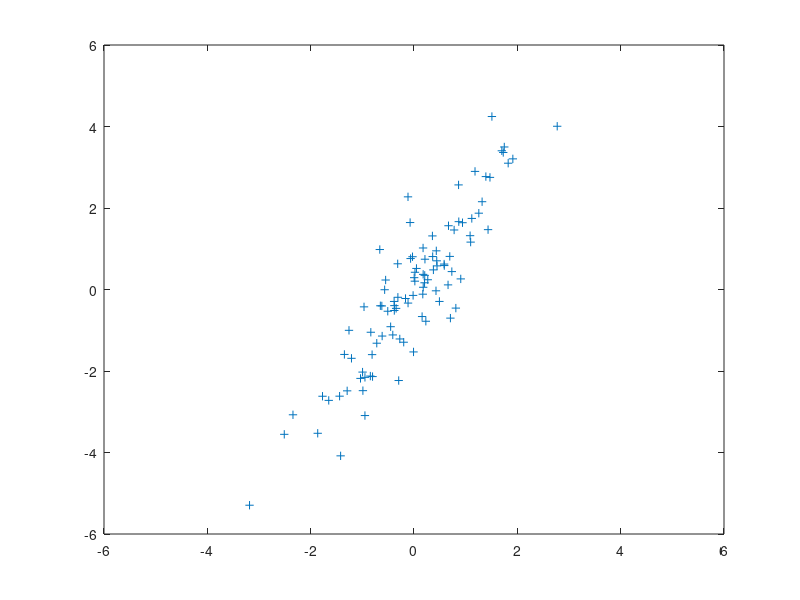
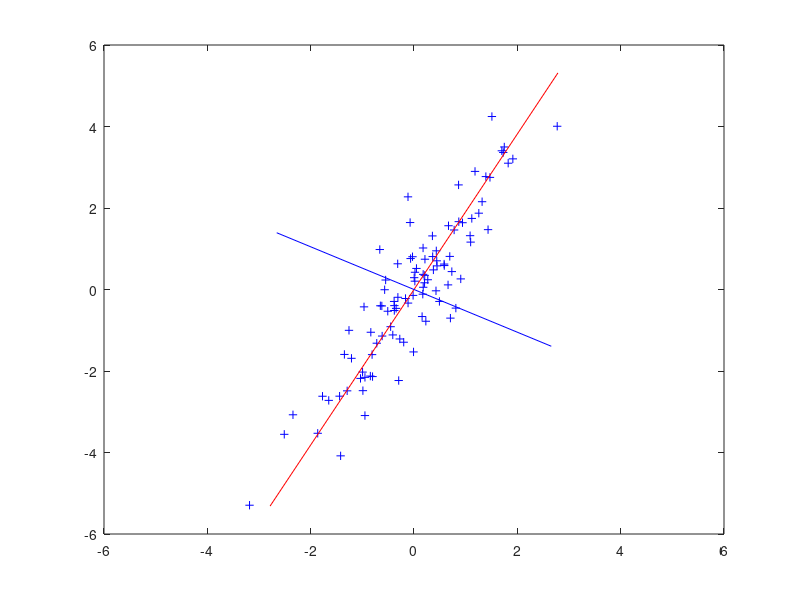
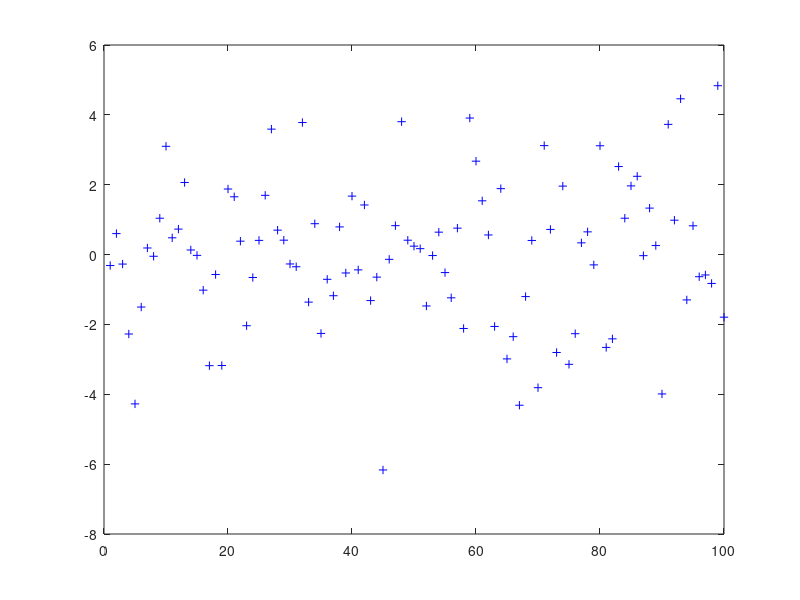
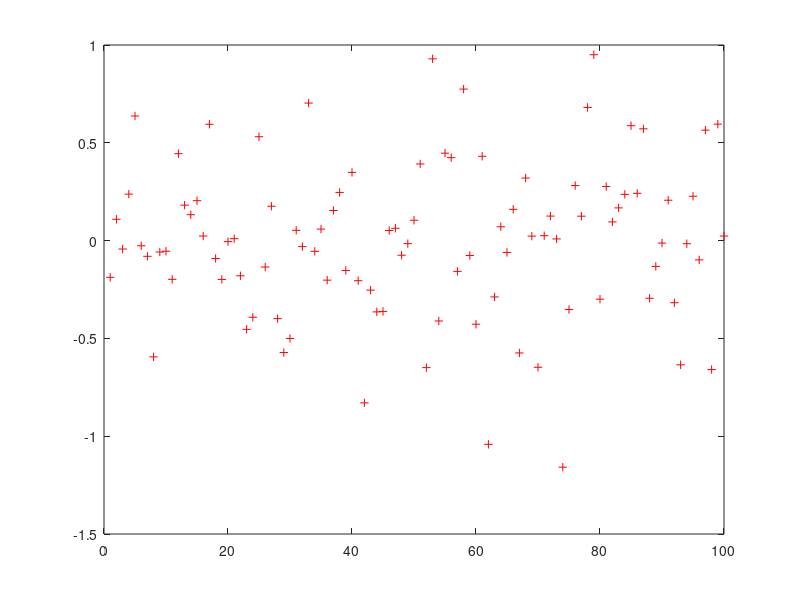

Source code (MATLAB) for these figures, in order:
%% PCA
close all; clear all; clc;
% Generate data
Data = mvnrnd([5, 5],[1 1.5; 1.5 3], 100);
% Center the data
m=mean(Data);
for i = 1:size(Data,1)
Data(i, :) = Data(i, :) - m; 
end
t=ceil(max(abs(Data(:))));
figure(1); 
plot(Data(:,1), Data(:,2), '+');
axis([-t t -t t])

% Covariance matrix
DataCov = Data'*Data/(size(Data,1)-1); 

% PC: eigenvector; variances: eigenvalue 
% Explained: percentage of the total variance explained by each principal 
% component = variances/sum(variances)
[PC, variances, eigenvalues] = pcacov(DataCov); 

%% Plot principal components
figure; 
plot(Data(:,1), Data(:,2), '+b');
axis([-t t -t t])
hold on

plot(PC(1,1)*[-t t], PC(2,1)*[-t t], '-r') 
plot(PC(1,2)*[-t t]/2, PC(2,2)*[-t t]/2, '-b'); 
hold off
% axis equal 
axis([-t t -t t])

%% Project down to 1 dimension
PcaPos = Data * PC(:, 1);

figure; 
plot(PcaPos, '+b');

PcaPos2 = Data * PC(:, 2);

figure; 
plot(PcaPos2, '+r');